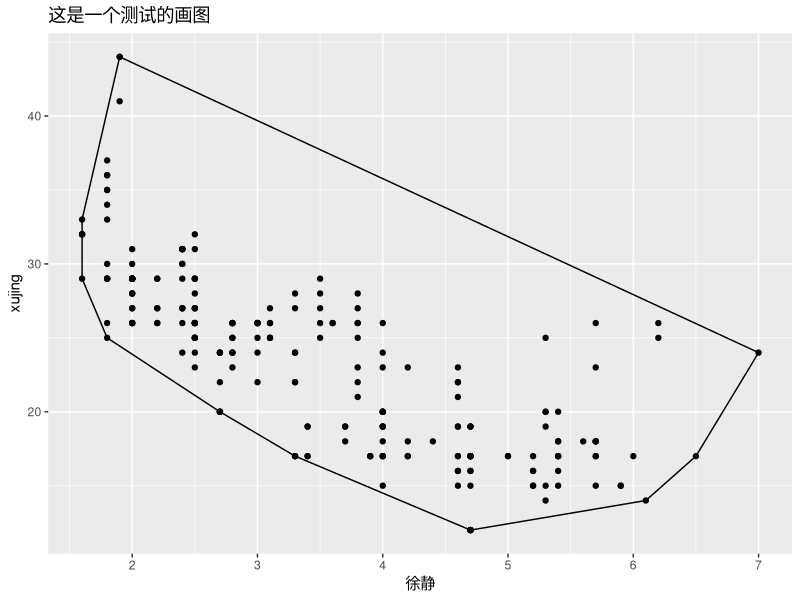

The R script that drew this image:

library(ggplot2)

StatChull <- ggproto("StatChull", Stat,
                     compute_group = function(data, scales) {
                       data[chull(data$x, data$y), , drop = FALSE]
                     },
                     
                     required_aes = c("x", "y")
)

stat_chull <- function(mapping = NULL, data = NULL, geom = "polygon",
                       position = "identity", na.rm = FALSE, show.legend = NA, 
                       inherit.aes = TRUE, ...) {
  layer(
    stat = StatChull, data = data, mapping = mapping, geom = geom, 
    position = position, show.legend = show.legend, inherit.aes = inherit.aes,
    params = list(na.rm = na.rm, ...)
  )
}

p<-ggplot(mpg, aes(displ, hwy)) + 
  geom_point() + 
  stat_chull(fill = NA, colour = "black")+ ggtitle("这是一个测试的画图")+xlab("徐静")+ylab("xujing")

print(p)
